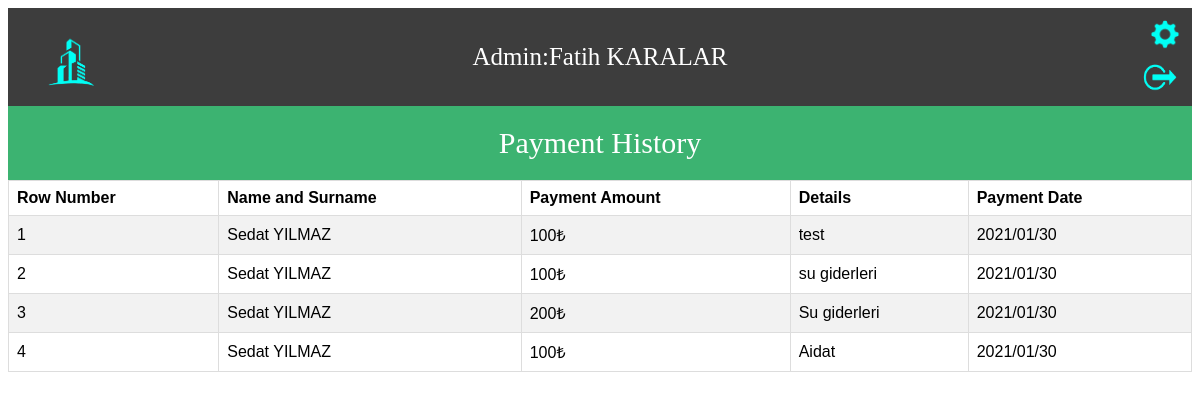
Page /AdminOperations/history.php (signed in) on the committed database.
### tables this page shows
CREATE TABLE `paymenthistory` (
  `paymentID` int(11) NOT NULL,
  `userID` int(11) NOT NULL,
  `debtID` int(11) NOT NULL,
  `amount` float NOT NULL,
  `details` text NOT NULL,
  `currentdate` text NOT NULL
);

CREATE TABLE `users` (
  `userID` int(11) NOT NULL,
  `username` text NOT NULL,
  `password` text NOT NULL,
  `name` text NOT NULL,
  `surname` text NOT NULL,
  `aptNo` int(11) NOT NULL,
  `status` text NOT NULL,
  `mail` text NOT NULL,
  `phoneNumber` text NOT NULL
);

### AdminOperations/history.php (the view, shortened to what this page needs)
<?php
require_once '../dbconnection/dbconnect.php';
if ($_SESSION['type']!="admin") {
  header('location: ../nopermission.php');
}else{
  $usernameAdmin=$_SESSION['username'];
  $adminSql="SELECT * FROM admins WHERE username='$usernameAdmin'";
  $adminQuery=mysqli_query($connect,$adminSql);
    $rowAdmin=mysqli_fetch_assoc($adminQuery);
  }
  ?>
  <!DOCTYPE html>
  <html lang="en">
  <head>
    <link rel="stylesheet" href="../Css/paymentHistory.css">
  </head>
  <body>
    <header> Admin:<?php echo ucfirst($rowAdmin['name'])." ".strtoupper($rowAdmin['surname']);  ?>
    <br>
    <a href="../index.php" title="Homepage"> <img src="../Logos/logo.png" width="100px" height="100px"></a>
    <a href="../options.php?userID=<?php echo $userID ?>" title="Edit Informations"> <input id="options" type="image" src="../Logos/options.png" width="30px" height="30px"> </a>
    <a href="../Login/userLogout.php" title="Logout"><input id="logout" type="image" src="../Logos/logout.png" width="40px" height="48px"></a>
  </header>
<div id="payments">
  <header id="title">Payment History</header>
  <table id="payments">
    <tr>
      <th>Row Number</th>
      <th>Name and Surname</th>
      <th>Payment Amount</th>
      <th>Details</th>
      <th>Payment Date</th>
    </tr>
    <?php
    $paymentsSql="SELECT*FROM paymenthistory ORDER BY userID ";
    $paymentsQuery=mysqli_query($connect,$paymentsSql);
    $counter=0;
        while ($paymentsRow=mysqli_fetch_assoc($paymentsQuery)) {
          $counter++;
          $userID=$paymentsRow['userID'];
          $userSql="SELECT*FROM users WHERE userID='$userID'";
          $userQuery=mysqli_query($connect,$userSql);
          $rowUser=mysqli_fetch_assoc($userQuery);
          ?>
          <tr>
           <td><?php echo $counter; ?></td>
           <td><?php echo ucfirst($rowUser['name'])." ".strtoupper($rowUser['surname']); ?></td>
           <td><?php echo $paymentsRow['amount']."₺"; ?></td>
           <td><?php echo $paymentsRow['details']; ?></td>
           <td><?php  echo  $paymentsRow['currentdate']; ?></td>
         </tr>
       <?php } ?>
     </table>
   </div>
 </body>
 </html>

### Css/paymentHistory.css (style rules this page uses)
header { background-color: #3d3d3d; padding: 35px; text-align: center; font-size: 25px; color: white; }
header img { display: block; float: left; position: absolute; top: 15px; left: 20px; }
header input[id="options"] { display: block; float: right; position: absolute; top: 10px; right: 10px; margin: 10px; }
header input[id="logout"] { display: block; float: right; position: absolute; top: 25px; right: 10px; margin-top: 30px; margin-right: 10px; }
table { font-family: arial, sans-serif; border-collapse: collapse; width: 100%; }
td, th { border: 1px solid #dddddd; text-align: left; padding: 8px; }
tr:nth-child(even) { background-color: #f2f2f2; }
#title { background-color: mediumseagreen; color: white; text-align: center; font-size: 30px; padding: 20px; }

### rows in the picture
paymenthistory: userID.name "Sedat", userID.surname "YILMAZ", amount "100", details "test", currentdate "2021/01/30"
paymenthistory: userID.name "Sedat", userID.surname "YILMAZ", amount "100", details "su giderleri", currentdate "2021/01/30"
paymenthistory: userID.name "Sedat", userID.surname "YILMAZ", amount "200", details "Su giderleri", currentdate "2021/01/30"
paymenthistory: userID.name "Sedat", userID.surname "YILMAZ", amount "100", details "Aidat", currentdate "2021/01/30"

### other values in the picture
$rowAdmin['name'] "Fatih KARALAR"
